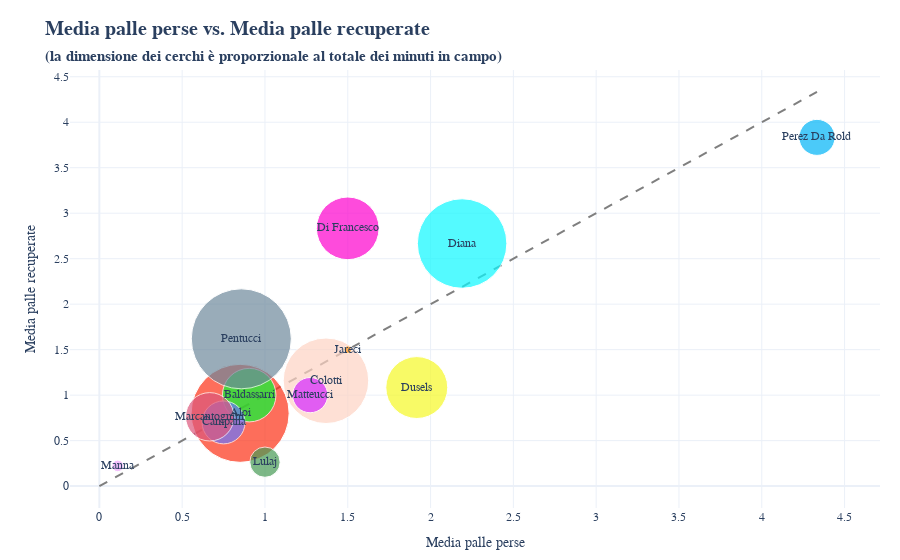

Source (notebook cell):
### Code cell
import Analytics

import importlib
importlib.reload(Analytics)

# Palle Perse vs Palle recuperate
staty = 'PRec'
descry = 'Media palle recuperate'

statx = 'PPer'
descrx = 'Media palle perse'

dfx = df[df['event_name']==statx]
dfy = df[df['event_name']==staty]

gx = dfx.groupby('player').count()['event']
players = list(gx.index)
x = list(gx)
y = list(dfy.groupby('player').count()['event'])

fig = Analytics.scatterChart(players, x, y, players_info, descrx, descry, size_on_time=True, show_bisector=True)
fig

### Figure 1 — Plotly figure (JSON) as saved in the notebook; plotly's stock layout.template omitted (floating-point values rounded to 4 significant figures)
{"data": [{"line": {"dash": "dash"}, "marker": {"color": "rgb(127, 127, 127)"}, "mode": "lines", "type": "scatter", "x": [0, 4.333], "y": [0, 4.333]}, {"customdata": ["Partite giocate: 20<br>Minuti medi in campo: 27.0", "Partite giocate: 21<br>Minuti medi in campo: 14.0", "Partite giocate: 20<br>Minuti medi in campo: 11.8", "Partite giocate: 19<br>Minuti medi in campo: 24.8", "Partite giocate: 12<br>Minuti medi in campo: 28.7", "Partite giocate: 21<br>Minuti medi in campo: 23.4", "Partite giocate: 12<br>Minuti medi in campo: 28.4", "Partite giocate: 2<br>Minuti medi in campo: 21.4", "Partite giocate: 19<br>Minuti medi in campo: 8.8", "Partite giocate: 9<br>Minuti medi in campo: 7.1", "Partite giocate: 21<br>Minuti medi in campo: 12.7", "Partite giocate: 11<br>Minuti medi in campo: 17.6", "Partite giocate: 21<br>Minuti medi in campo: 26.2", "Partite giocate: 6<br>Minuti medi in campo: 33.0"], "hovertemplate": "<b>%{text}</b><br>Media palle perse: %{x:.1f}<br>Media palle recuperate: %{y:.1f}<br>%{customdata}", "marker": {"color": ["#FD3216", "#00FE35", "#6A76FC", "#FED4C4", "#FE00CE", "#0DF9FF", "#F6F926", "#FF9616", "#479B55", "#EEA6FB", "#DC587D", "#D626FF", "#6E899C", "#00B5F7"], "size": [98.05, 53.57, 42.94, 85.52, 62.65, 89.5, 61.92, 7.792, 30.3, 11.6, 48.4, 35.23, 100, 36.03]}, "mode": "markers+text", "name": "", "text": ["Aloi", "Baldassarri", "Campana", "Colotti", "Di Francesco", "Diana", "Dusels", "Jareci", "Lulaj", "Manna", "Marcantognini", "Matteucci", "Pentucci", "Perez Da Rold"], "type": "scatter", "x": [0.85, 0.9048, 0.75, 1.368, 1.5, 2.19, 1.917, 1.5, 1, 0.1111, 0.6667, 1.273, 0.8571, 4.333], "y": [0.8, 1, 0.7, 1.158, 2.833, 2.667, 1.083, 1.5, 0.2632, 0.2222, 0.7619, 1, 1.619, 3.833]}], "layout": {"autosize": true, "font": {"family": "Arial"}, "margin": {"b": 30, "l": 70, "r": 20, "t": 70}, "showlegend": false, "title": {"font": {"size": 20, "weight": 700}, "text": "<b>Media palle perse vs. Media palle recuperate</b><br><span style=\"font-size: 15px;\">(la dimensione dei cerchi è proporzionale al totale dei minuti in campo)</span>"}, "xaxis": {"autorange": true, "range": [-0.1477, 4.634], "title": {"text": "Media palle perse"}, "type": "linear"}, "yaxis": {"autorange": true, "range": [-0.2407, 4.574], "title": {"text": "Media palle recuperate"}, "type": "linear"}}}
